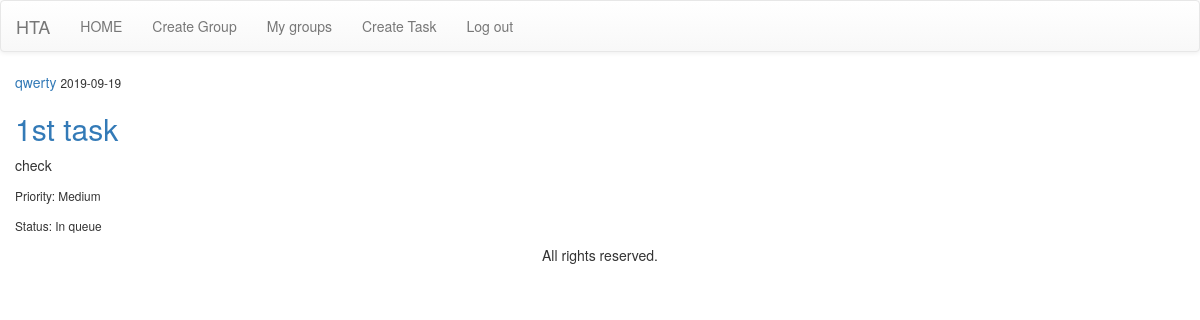
The page /profile (signed in) on the database as committed earlier.
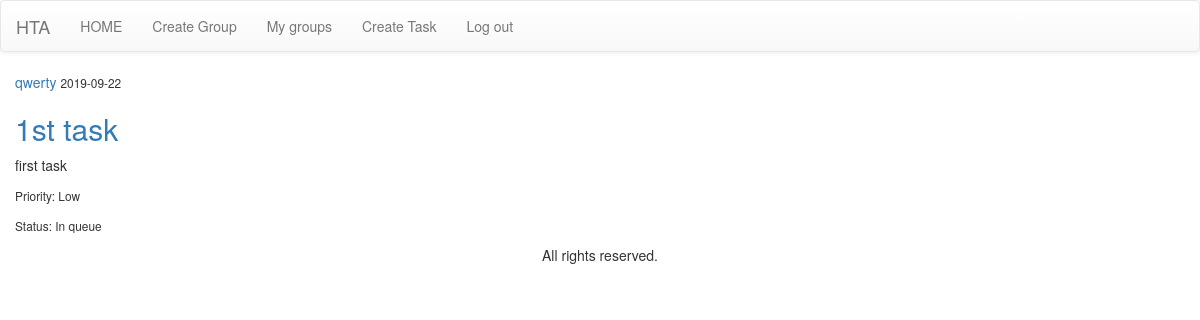
The same page on the database as committed later.
### app/models.py (models this page shows)
class Task(db.Model):
    __tablename__ = "tasks"
    id = db.Column(db.Integer, primary_key=True, autoincrement=True)
    author_id = db.Column(db.Integer, db.ForeignKey('users.id'))
    executor_id = db.Column(db.String(120))
    timestamp = db.Column(db.DateTime, index=True, default=datetime.utcnow)
    group = db.Column(db.Integer, db.ForeignKey('groups.id'))
    priority_id = db. Column(db.Integer, db.ForeignKey('priority.id'), nullable=False)
    status_id = db.Column(db.Integer, db.ForeignKey('status.id'))
    title = db.Column(db.String(64), nullable=False)
    task_text = db.Column(db.String(140))

class Priority(db.Model):
    __tablename__ = 'priority'
    id = db.Column(db.Integer, primary_key=True, autoincrement=True)
    priority_title = db.Column(db.String(15))
    task = db.relationship('Task', backref='priority')
    def __repr__(self):
        return str(self.priority_title)

class User(db.Model, UserMixin):
    __tablename__ = "users"
    id = db.Column(db.Integer, primary_key=True, autoincrement=True)
    username = db.Column(db.String(64), index=True, unique=True)
    email = db.Column(db.String(120), index=True, unique=True)
    password = db.Column(db.String(200))
    tasks = db.relationship('Task', backref='author', lazy=True)

class Status(db.Model):
    __tablename__ = 'status'
    id = db.Column(db.Integer, primary_key=True, autoincrement=True)
    status_title = db.Column(db.String(15))
    task = db.relationship('Task', backref='status')
    def __repr__(self):
        return str(self.status_title)

### app/routes.py (the view)
@main.route('/profile')
@login_required
def profile():
    tasks = Task.query.all()
    return render_template('profile.html', tasks=tasks)

### app/__init__.py (called while the page is built)
@login_manager.user_loader
def load_user(user_id):
    return User.query.get(int(user_id))

### app/templates/profile.html
{% extends "base.html" %}
{% block content %}
    {% for task in tasks %}
        <article>
          <div>
            <div>
              <a href="#">{{ task.author.username }}</a>
              <small>{{ task.timestamp.strftime('%Y-%m-%d') }}</small>
            </div>
            <h2><a href="{{ url_for('main.task', task_id=task.id) }}">{{ task.title }}</a></h2>
            <p>{{ task.task_text }}</p>
            <p><small>Priority: {{ task.priority }}</small></p>
            <p><small>Status: {{ task.status }}</small></p>
          </div>
        </article>
    {% endfor %}
{% endblock %}

Rows that differ between the two databases and show on the page:
changed Task "1st task": timestamp "2019-09-19" → "2019-09-22"; task_text "check" → "first task"; priority "Medium" → "Low"
